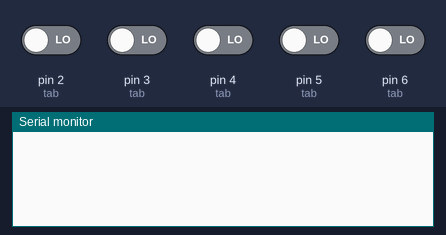
Recording of a sketch running on a simulated Arduino Uno, built with avr-gcc and run on an emulated ATmega328P. On the bench: the last lines printed to the serial monitor. The inputs (shaded band) are chosen by the test bench; at power-on: pin 2 (tab), pin 3 (tab), pin 4 (tab), pin 5 (tab), pin 6 (tab) LOW.

Above: at 1.2 s.
1.3 s: pin 2 (tab) driven HIGH
At 1.9 s:
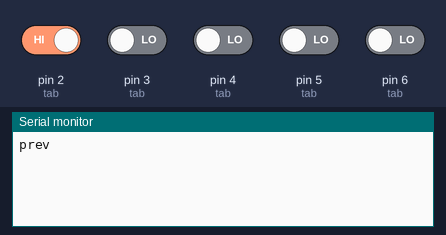
2.8 s: pin 3 (tab) driven HIGH
At 3.9 s:
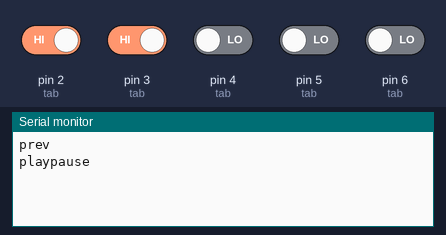
4.3 s: pin 4 (tab) driven HIGH
At 5.4 s:
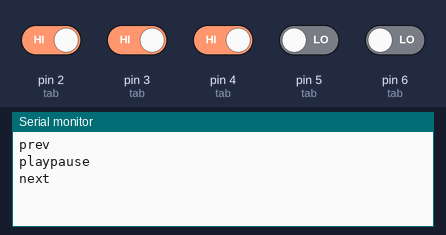
5.8 s: pin 5 (tab) driven HIGH
At 6.2 s:
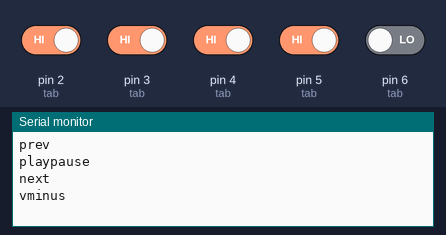
7.3 s: pin 6 (tab) driven HIGH
At 7.6 s:
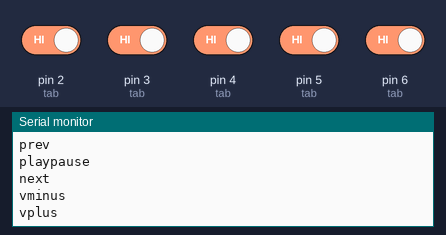

The sketch:

buttons.pde
```cpp
const int debounceDelay = 10;

const int nbButtons = 5;

struct {
  int pin;
  const char* txt;
  int previousState;
} tab[nbButtons] = {
  { 2, "prev", LOW },
  { 3, "playpause", LOW },
  { 4, "next", LOW },
  { 5, "vminus", LOW },
  { 6, "vplus", LOW },
};

int buttonState = 0;
int i;

void setup() {
  for (i=0; i<nbButtons; ++i) {
    pinMode(tab[i].pin, INPUT);
  }
  Serial.begin(9600);
}


int debounce(int pin) {
    boolean state;
    boolean previousState;

   previousState = digitalRead(pin);
   for (int counter = 0; counter < debounceDelay; counter++) {
       delay(1);
       state = digitalRead(pin);
       if (state != previousState) {
         counter = 0;
         previousState = state;
       }
   }
  return state;
}

void loop(){
  int i;
  for (i=0; i<nbButtons; ++i) {
    buttonState = debounce(tab[i].pin);
    if (buttonState == HIGH && buttonState != tab[i].previousState) {
        Serial.println(tab[i].txt);
    }
    tab[i].previousState = buttonState;
  }
}
```

Measured:
- after the input at 1.3 s, the serial monitor: prints a new line at once (image 1)
- after the input at 2.8 s, the serial monitor: prints a new line after 0.05 s (image 2)
- after the input at 4.3 s, the serial monitor: prints a new line at once (image 3)
- after the input at 5.8 s, the serial monitor: prints a new line after 0.05 s (image 4)
- after the input at 7.3 s, the serial monitor: prints a new line at once (image 5)
